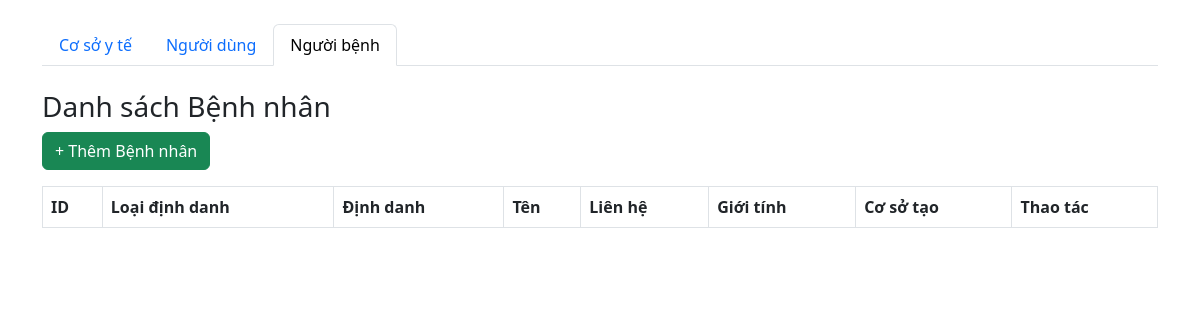
The page /patients/ (signed in) on the database as committed earlier.
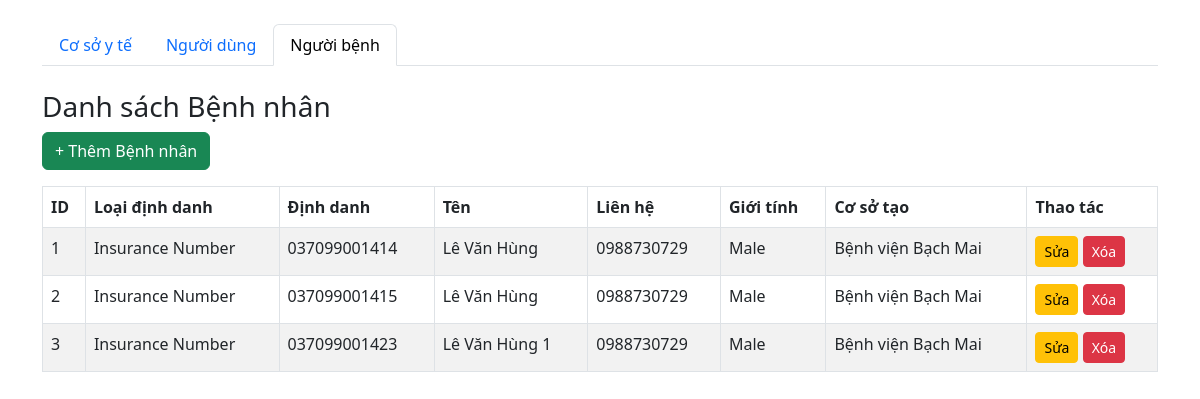
The same page on the database as committed later.
### api/models.py (models this page shows, shortened)
class Patient(models.Model):
    IDENTIFIER_CHOICES = [
        ('insurance', 'Insurance Number'),
        ('national_id', 'National ID'),
        ('phone', 'Phone Number'),
    ]
    identifier_type = models.CharField(max_length=20, choices=IDENTIFIER_CHOICES)
    identifier = models.CharField(max_length=100, unique=True)
    name = models.CharField(max_length=255)
    contact_info = models.TextField(blank=True, null=True)
    gender = models.CharField(max_length=10, choices=[('male', 'Male'), ('female', 'Female'), ('other', 'Other')])
    created_by_facility = models.ForeignKey(MedicalFacility, on_delete=models.SET_NULL, null=True, related_name="patients")
    activity_history = models.JSONField(default=list, blank=True)

class MedicalFacility(models.Model):
    code = models.CharField(max_length=50, unique=True)
    name = models.CharField(max_length=255)
    address = models.TextField()

### api/decorators.py (the view)
    @login_required
    def wrapper(request, *args, **kwargs):
        if request.user.role != 'admin':
            return HttpResponseForbidden("Bạn không có quyền truy cập")
        return view_func(request, *args, **kwargs)

### api/views.py (called while the page is built)
@admin_required
def patient_list(request):
    patients = Patient.objects.all()
    facilities = MedicalFacility.objects.all()
    return render(request, 'patient_list.html', {
        'patients': patients,
        'tab': 'patients',
        'facilities': facilities,
    })

### api/templates/patient_list.html (shortened to what this page needs)
{% extends "base.html" %}
{% load static %}
{% block content %}
<link rel="stylesheet" href="https://cdn.datatables.net/1.13.6/css/dataTables.bootstrap5.min.css">
  <h3>Danh sách Bệnh nhân</h3>
  <button class="btn btn-success mb-3" onclick="openCreateForm()">+ Thêm Bệnh nhân</button>
  <table id="patientTable" class="table table-bordered table-striped">
    <thead>
    <tr>
      <th>ID</th>
      <th>Loại định danh</th>
      <th>Định danh</th>
      <th>Tên</th>
      <th>Liên hệ</th>
      <th>Giới tính</th>
      <th>Cơ sở tạo</th>
      <th>Thao tác</th>
    </tr>
    </thead>
    <tbody>
    {% for p in patients %}
      <tr data-id="{{ p.id }}">
        <td>{{ p.id }}</td>
        <td>{{ p.get_identifier_type_display }}</td>
        <td>{{ p.identifier }}</td>
        <td>{{ p.name }}</td>
        <td>{{ p.contact_info }}</td>
        <td>{{ p.get_gender_display }}</td>
        <td>{{ p.created_by_facility.name }}</td>
        <td>
          <button class="btn btn-sm btn-warning" onclick="openEditForm({{ p.id }})">Sửa</button>
          <button class="btn btn-sm btn-danger" onclick="deletePatient({{ p.id }})">Xóa</button>
        </td>
      </tr>
    {% endfor %}
    </tbody>
  </table>
</div>
{% endblock %}

### api/templates/base.html (shortened to what this page needs)
<!DOCTYPE html>
<html lang="en">
<head>
    <link rel="stylesheet" href="https://cdn.jsdelivr.net/npm/bootstrap@5.3.0/dist/css/bootstrap.min.css">
</head>
<body>
<div class="container mt-4">
    {% if user.is_authenticated and user.role == "admin" %}
        <ul class="nav nav-tabs mb-4">
            <li class="nav-item">
                <a class="nav-link {% if tab == 'facilities' %}active{% endif %}" href="{% url 'facility_list' %}">Cơ sở y tế</a>
            </li>
            <li class="nav-item">
                <a class="nav-link {% if tab == 'users' %}active{% endif %}" href="{% url 'user_list' %}">Người dùng</a>
            </li>
            <li class="nav-item">
                <a class="nav-link {% if tab == 'patients' %}active{% endif %}" href="{% url 'patient_list' %}">Người bệnh</a>
            </li>
        </ul>
    {% endif %}
    {% block content %}{% endblock %}
</body>
</html>

Rows that differ between the two databases and show on the page:
added Patient: id "1", identifier_type "Insurance Number", identifier "037099001414", name "Lê Văn Hùng", contact_info "0988730729", gender "Male", created_by_facility.name "Bệnh viện Bạch Mai"
added Patient: id "2", identifier_type "Insurance Number", identifier "037099001415", name "Lê Văn Hùng", contact_info "0988730729", gender "Male", created_by_facility.name "Bệnh viện Bạch Mai"
added Patient: id "3", identifier_type "Insurance Number", identifier "037099001423", name "Lê Văn Hùng 1", contact_info "0988730729", gender "Male", created_by_facility.name "Bệnh viện Bạch Mai"
